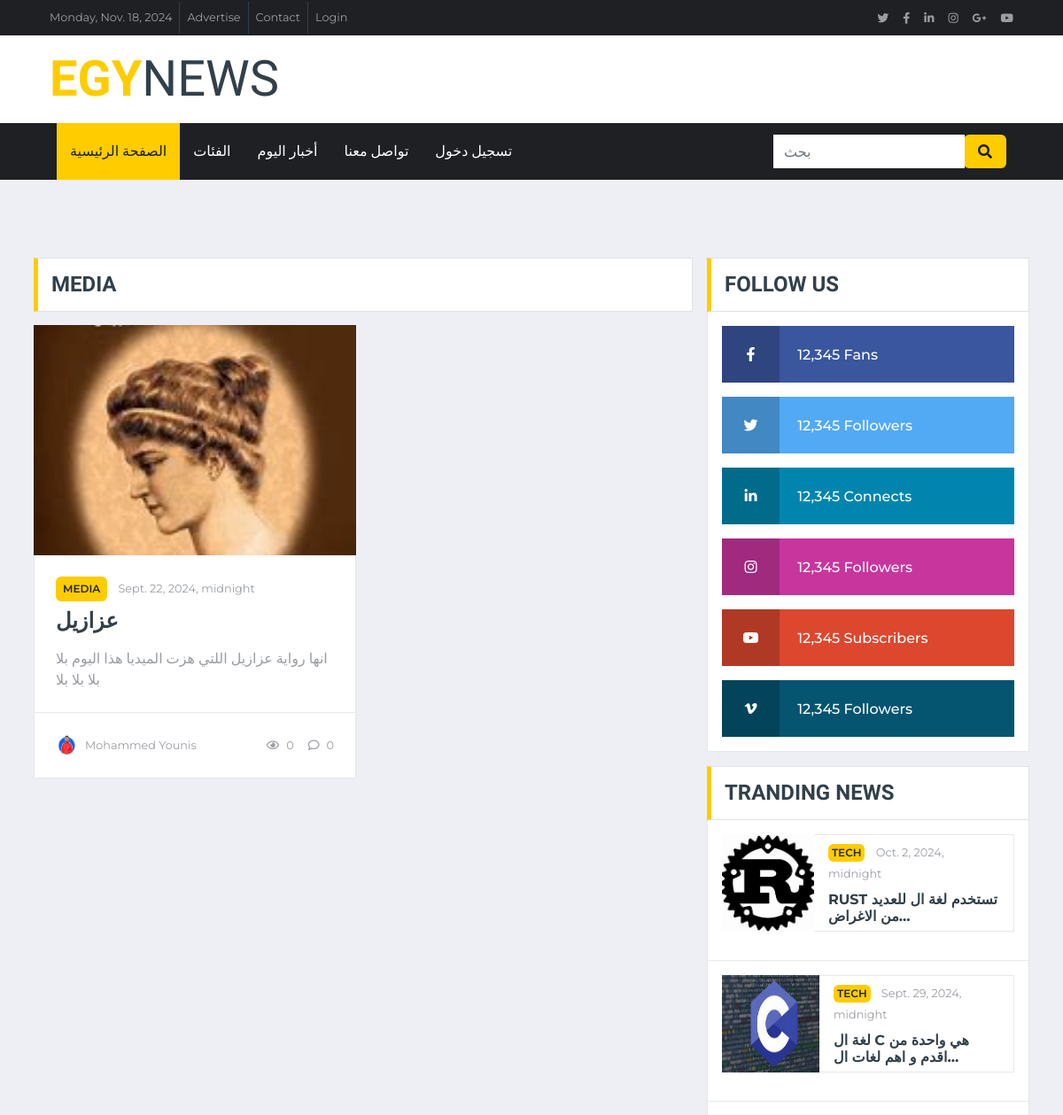
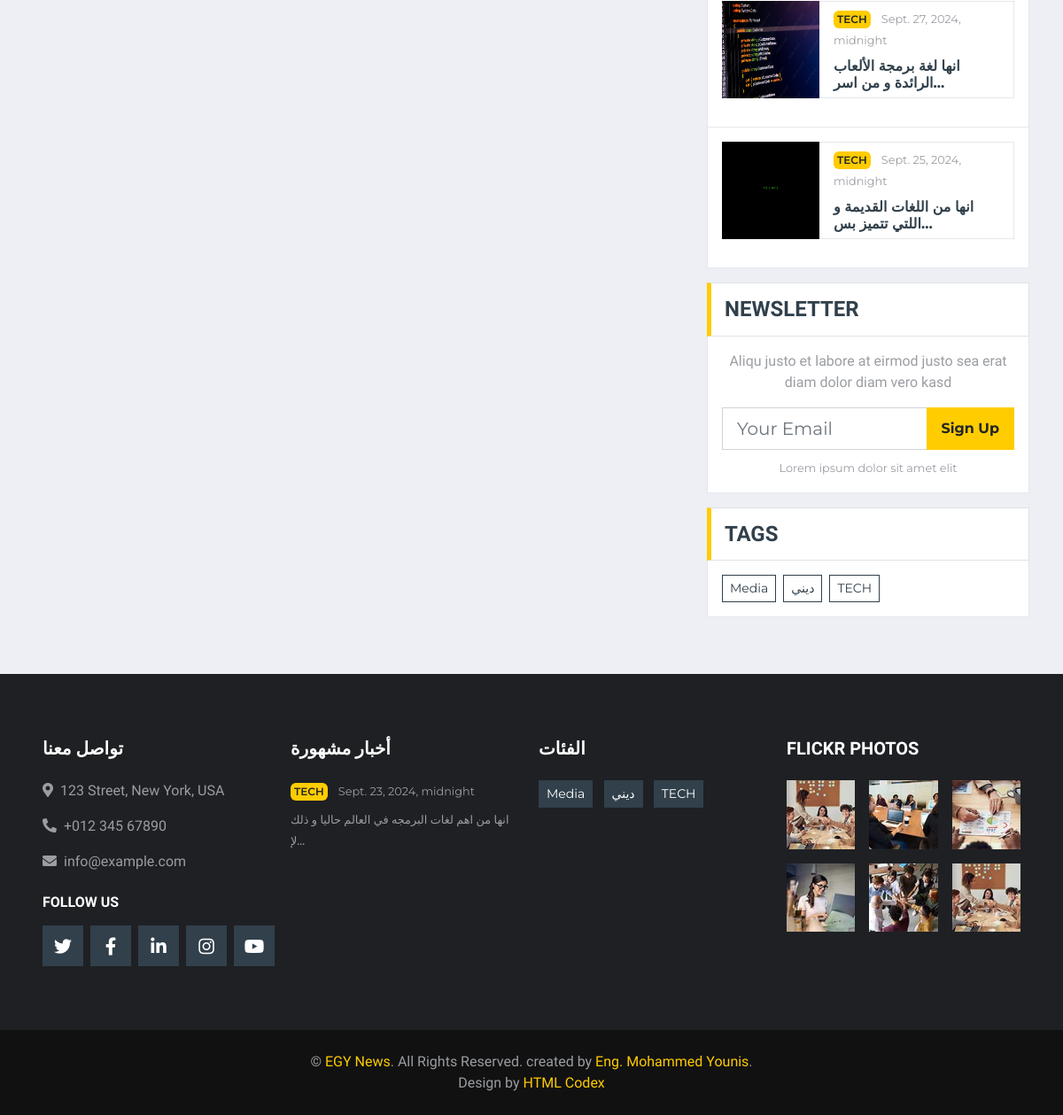
/allcatnews/Media/, run on the app's committed database (2 pictures, top to bottom).
### PressApp/models.py (models this page shows, shortened)
class Category(models.Model):
    name = models.CharField(max_length=100, null=True, blank=True)
    photo = models.ImageField(upload_to='category/photos/', null=True, blank=True)

class Article(models.Model):
    journalist = models.ForeignKey(Journalist, on_delete=models.CASCADE)
    title = models.CharField(max_length=100, null=True, blank=False)
    info = models.TextField(null=True, blank=False)
    content = models.TextField(null=True, blank=False)
    word_file = models.FileField(upload_to='articles/word_files/', null=True, blank=True)  # حقل لملف وورد
    category = models.ForeignKey(Category, on_delete=models.CASCADE)
    image = models.ImageField(upload_to='articles/images/', null=True, blank=True)
    add_date = models.DateTimeField(auto_now_add=True)
    edit_date = models.DateTimeField(auto_now=True, null=True, blank=True)
    is_special = models.BooleanField(default=False)
    is_trend = models.BooleanField(default=False)
    num_of_comments = models.IntegerField(default=0, null=True, blank=True)
    num_of_views = models.IntegerField(default=0, null=True, blank=True)
    viewed_by = models.ManyToManyField(User, related_name='viewed_articles', blank=True)

class Journalist(models.Model):
    author =  models.ForeignKey(User, on_delete=models.CASCADE)
    photo = models.ImageField(upload_to='journalist/photos/', null=True, blank=True)
    phone = models.CharField(max_length=20, null=True, blank=True)
    bio = models.TextField(null=True, blank=True)

### PressApp/views.py (the view)
# urls.py: path('allcatnews/<str:foo>/', views.allcatnews, name='allcatnews'),
def allcatnews(request, foo):
    foo = foo.replace("-", " ")
    articles = Article.objects.filter(category__name=foo).order_by('-add_date')
    special_news = Article.objects.filter(is_special=True).order_by('-add_date')
    trending_news = Article.objects.filter(is_trend=True).order_by('-add_date')
    categories = Category.objects.all()
    now = timezone.now() + datetime.timedelta(hours=2)
    today = now.date()
    today_str = today.strftime("%A")
    advertisment = Advertisment.objects.all()
    context = {
        'foo':foo,
        'articles':articles,
        'today_str': today_str,
        'special_news': special_news,
        'trending_news': trending_news,
        'categories': categories,
        'today': today,
        'advertisment': advertisment,
    }
    return render(request, 'allcatnews.html', context)

### templates/allcatnews.html (shortened to what this page needs)
{% extends 'base.html' %}
{% load static %}
{% block content %}
    <div class="container-fluid mt-5 pt-3">
        <div class="container">
            <div class="row">
                <div class="col-lg-8">
                    <div class="row">
                        <div class="col-12">
                            <div class="section-title">
                                <h4 class="m-0 text-uppercase font-weight-bold">{{foo}}</h4>
                            </div>
                        </div>
                        {% if err %}
                        <div class="col-lg-12">
                            <div class="row news-lg mx-0 mb-3">
                                <img src="{% static 'img\no result.png' %}" alt="">
                            </div>
                        </div>
                        {% else %}
                        {% for new in articles|slice:":6" %}
                        <div class="col-lg-6">
                            <div class="position-relative mb-3">
                                <img class="img-fluid w-100" src="{{new.image.url}}" style="object-fit: cover; height:260px;">
                                <div class="bg-white border border-top-0 p-4">
                                    <div class="mb-2">
                                        <a class="badge badge-primary text-uppercase font-weight-semi-bold p-2 mr-2"
                                            href="">{{new.category.name}}</a>
                                        <a class="text-body" href="{% url 'news_by_date' new.add_date %}"><small>{{new.add_date}}</small></a>
                                    </div>
                                    <a class="h4 d-block mb-3 text-secondary text-uppercase font-weight-bold" href="{% url 'news_page' new.id %}">{{new.title}}</a>
                                    <p class="m-0">{{new.info|truncatechars:"150"}}</p>
                                </div>
                                <div class="d-flex justify-content-between bg-white border border-top-0 p-4">
                                    <div class="d-flex align-items-center">
                                        <img class="rounded-circle mr-2" src="{{new.journalist.photo.url}}" width="25" height="25" alt="">
                                        <small>{{new.journalist.author.first_name}} {{new.journalist.author.last_name}}</small>
                                    </div>
                                    <div class="d-flex align-items-center">
                                        <small class="ml-3"><i class="far fa-eye mr-2"></i>{{new.num_of_views}}</small>
                                        <small class="ml-3"><i class="far fa-comment mr-2"></i>{{new.num_of_comments}}</small>
                                    </div>
                                </div>
                            </div>
                        </div>
                        {% endfor %}
                        {% endif %}
                    </div>
                </div>
                <div class="col-lg-4">
                    <div class="mb-3">
                        <div class="section-title mb-0">
                            <h4 class="m-0 text-uppercase font-weight-bold">Follow Us</h4>
                        </div>
                        <div class="bg-white border border-top-0 p-3">
                            <a href="" class="d-block w-100 text-white text-decoration-none mb-3" style="background: #39569E;">
                                <i class="fab fa-facebook-f text-center py-4 mr-3" style="width: 65px; background: rgba(0, 0, 0, .2);"></i>
                                <span class="font-weight-medium">12,345 Fans</span>
                            </a>
                            <a href="" class="d-block w-100 text-white text-decoration-none mb-3" style="background: #52AAF4;">
                                <i class="fab fa-twitter text-center py-4 mr-3" style="width: 65px; background: rgba(0, 0, 0, .2);"></i>
                                <span class="font-weight-medium">12,345 Followers</span>
                            </a>
                            <a href="" class="d-block w-100 text-white text-decoration-none mb-3" style="background: #0185AE;">
                                <i class="fab fa-linkedin-in text-center py-4 mr-3" style="width: 65px; background: rgba(0, 0, 0, .2);"></i>
                                <span class="font-weight-medium">12,345 Connects</span>
                            </a>
                            <a href="" class="d-block w-100 text-white text-decoration-none mb-3" style="background: #C8359D;">
                                <i class="fab fa-instagram text-center py-4 mr-3" style="width: 65px; background: rgba(0, 0, 0, .2);"></i>
                                <span class="font-weight-medium">12,345 Followers</span>
                            </a>
                            <a href="" class="d-block w-100 text-white text-decoration-none mb-3" style="background: #DC472E;">
                                <i class="fab fa-youtube text-center py-4 mr-3" style="width: 65px; background: rgba(0, 0, 0, .2);"></i>
                                <span class="font-weight-medium">12,345 Subscribers</span>
                            </a>
                            <a href="" class="d-block w-100 text-white text-decoration-none" style="background: #055570;">
                                <i class="fab fa-vimeo-v text-center py-4 mr-3" style="width: 65px; background: rgba(0, 0, 0, .2);"></i>
                                <span class="font-weight-medium">12,345 Followers</span>
                            </a>
                        </div>
                    </div>
                    <div class="mb-3">
                        <div class="section-title mb-0">
                            <h4 class="m-0 text-uppercase font-weight-bold">Tranding News</h4>
                        </div>
                        {% for news in trending_news|slice:":4" %}
                        <div class="bg-white border border-top-0 p-3">
                            <div class="d-flex align-items-center bg-white mb-3" style="height: 110px;">
                                <img class="img-fluid" style="height: 110px; width: 110px;" src="{{news.image.url}}" alt="">
                                <div class="w-100 h-100 px-3 d-flex flex-column justify-content-center border border-left-0">
                                    <div class="mb-2">
                                        <a class="badge badge-primary text-uppercase font-weight-semi-bold p-1 mr-2" href="{% url 'news_by_category' news.category.name %}">{{news.category.name}}</a>
                                        <a class="text-body" href="{% url 'news_by_date' news.add_date %}"><small>{{news.add_date}}</small></a>
                                    </div>
                                    <a class="h6 m-0 text-secondary text-uppercase font-weight-bold" href="{% url 'news_page' news.id %}">{{news.info|truncatechars:40}}</a>
                                </div>
                            </div>
                        </div>
                        {% endfor %}
                    </div>
                    <div class="mb-3">
                        <div class="section-title mb-0">
                            <h4 class="m-0 text-uppercase font-weight-bold">Newsletter</h4>
                        </div>
                        <div class="bg-white text-center border border-top-0 p-3">
                            <p>Aliqu justo et labore at eirmod justo sea erat diam dolor diam vero kasd</p>
                            <div class="input-group mb-2" style="width: 100%;">
                                <input type="text" class="form-control form-control-lg" placeholder="Your Email">
                                <div class="input-group-append">
                                    <button class="btn btn-primary font-weight-bold px-3">Sign Up</button>
                                </div>
                            </div>
                            <small>Lorem ipsum dolor sit amet elit</small>
                        </div>
                    </div>
                    <div class="mb-3">
                        <div class="section-title mb-0">
                            <h4 class="m-0 text-uppercase font-weight-bold">Tags</h4>
                        </div>
                        <div class="bg-white border border-top-0 p-3">
                            <div class="d-flex flex-wrap m-n1">
                                {% for cat in categories %}
                                <a href="{% url 'news_by_category' cat.name %}" class="btn btn-sm btn-outline-secondary m-1">{{cat.name}}</a>
                                {% endfor %}
                            </div>
                        </div>
                    </div>
                </div>
            </div>
        </div>
    </div>
{% endblock %}

### templates/parts/footer.html
    <div class="container-fluid bg-dark pt-5 px-sm-3 px-md-5 mt-5">
        <div class="row py-4">
            <div class="col-lg-3 col-md-6 mb-5">
                <h5 class="mb-4 text-white text-uppercase font-weight-bold">تواصل معنا</h5>
                <p class="font-weight-medium"><i class="fa fa-map-marker-alt mr-2"></i>123 Street, New York, USA</p>
                <p class="font-weight-medium"><i class="fa fa-phone-alt mr-2"></i>+012 345 67890</p>
                <p class="font-weight-medium"><i class="fa fa-envelope mr-2"></i>info@example.com</p>
                <h6 class="mt-4 mb-3 text-white text-uppercase font-weight-bold">Follow Us</h6>
                <div class="d-flex justify-content-start">
                    <a class="btn btn-lg btn-secondary btn-lg-square mr-2" href="#"><i class="fab fa-twitter"></i></a>
                    <a class="btn btn-lg btn-secondary btn-lg-square mr-2" href="#"><i class="fab fa-facebook-f"></i></a>
                    <a class="btn btn-lg btn-secondary btn-lg-square mr-2" href="#"><i class="fab fa-linkedin-in"></i></a>
                    <a class="btn btn-lg btn-secondary btn-lg-square mr-2" href="#"><i class="fab fa-instagram"></i></a>
                    <a class="btn btn-lg btn-secondary btn-lg-square" href="#"><i class="fab fa-youtube"></i></a>
                </div>
            </div>
            <div class="col-lg-3 col-md-6 mb-5">
                <h5 class="mb-4 text-white text-uppercase font-weight-bold">أخبار مشهورة</h5>
                {% for new in trending_news|slice:"4:7" %}
                <div class="mb-3">
                    <div class="mb-2">
                        <a class="badge badge-primary text-uppercase font-weight-semi-bold p-1 mr-2" href="{% url 'news_by_category' new.category.name %}">{{new.category.name}}</a>
                        <a class="text-body" href="{% url 'news_by_date' new.add_date %}"><small>{{new.add_date}}</small></a>
                    </div>
                    <a class="small text-body text-uppercase font-weight-medium" href="{% url 'news_page' new.id %}">{{new.info|truncatechars:50}}</a>
                </div>
                {% endfor %}
            </div>
            <div class="col-lg-3 col-md-6 mb-5">
                <h5 class="mb-4 text-white text-uppercase font-weight-bold">الفئات</h5>
                <div class="m-n1">
                    {% for cat in categories %}
                    <a href="{% url 'news_by_category' cat.name %}"class="btn btn-sm btn-secondary m-1">{{cat.name}}</a>
                    {% endfor %}
                </div>
            </div>
            <div class="col-lg-3 col-md-6 mb-5">
                <h5 class="mb-4 text-white text-uppercase font-weight-bold">Flickr Photos</h5>
                <div class="row">
                    <div class="col-4 mb-3">
                        <a href=""><img class="w-100" src="img/news-110x110-1.jpg" alt=""></a>
                    </div>
                    <div class="col-4 mb-3">
                        <a href=""><img class="w-100" src="img/news-110x110-2.jpg" alt=""></a>
                    </div>
                    <div class="col-4 mb-3">
                        <a href=""><img class="w-100" src="img/news-110x110-3.jpg" alt=""></a>
                    </div>
                    <div class="col-4 mb-3">
                        <a href=""><img class="w-100" src="img/news-110x110-4.jpg" alt=""></a>
                    </div>
                    <div class="col-4 mb-3">
                        <a href=""><img class="w-100" src="img/news-110x110-5.jpg" alt=""></a>
                    </div>
                    <div class="col-4 mb-3">
                        <a href=""><img class="w-100" src="img/news-110x110-1.jpg" alt=""></a>
                    </div>
                </div>
            </div>
        </div>
    </div>
    <div class="container-fluid py-4 px-sm-3 px-md-5" style="background: #111111;">
        <p class="m-0 text-center">&copy; <a href="#">EGY News</a>. All Rights Reserved. created by <a href="https://www.instagram.com/mohammed____tamer/">Eng. Mohammed Younis</a>.<br>
		Design by <a href="https://htmlcodex.com">HTML Codex</a></p>
    </div>

### data on the page
Category: name "MEDIA", name "Media"
Article: image (picture), category.name "MEDIA", add_date "Sept. 22, 2024, midnight", title "عزازيل", info "انها رواية عزازيل اللتي هزت الميديا هذا اليوم بلا بلا بلا بلا", journalist.photo (picture), journalist.author.first_name "Mohammed", journalist.author.last_name "Younis", num_of_views "0", num_of_comments "0"
Article: image (picture), category.name "TECH", add_date "Oct. 2, 2024, midnight", info "RUST تستخدم لغة ال للعديد من الاغراض…"
Article: image (picture), category.name "TECH", add_date "Sept. 29, 2024, midnight", info "لغة ال C هي واحدة من اقدم و اهم لغات ال…"
Article: image (picture), category.name "TECH", add_date "Sept. 27, 2024, midnight", info "انها لغة برمجة الألعاب الرائدة و من اسر…"
Article: image (picture), category.name "TECH", add_date "Sept. 25, 2024, midnight", info "انها من اللغات القديمة و اللتي تتميز بس…"
Category: name "ديني"
Category: name "TECH"
Article: category.name "TECH", add_date "Sept. 23, 2024, midnight", info "انها من اهم لغات البرمجه في العالم حاليا و ذلك لإ…"
